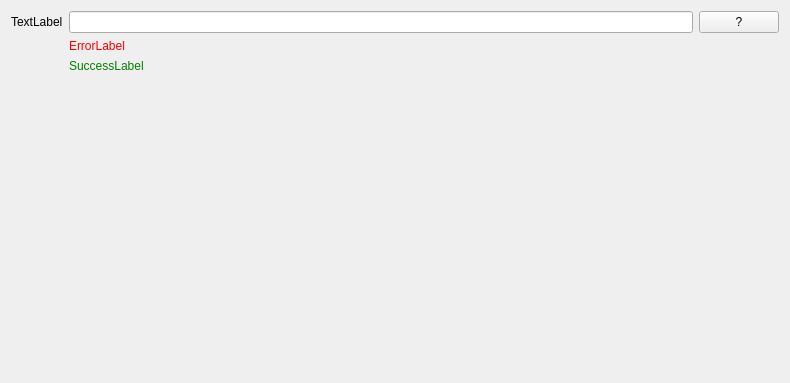
<?xml version="1.0" encoding="UTF-8"?>
<ui version="4.0">
 <class>Form</class>
 <widget class="QWidget" name="Form">
  <property name="geometry">
   <rect>
    <x>0</x>
    <y>0</y>
    <width>790</width>
    <height>383</height>
   </rect>
  </property>
  <property name="windowTitle">
   <string>Form</string>
  </property>
  <layout class="QFormLayout" name="formLayout">
   <item row="2" column="0">
    <widget class="QLabel" name="lfbTextFieldLabel">
     <property name="text">
      <string>TextLabel</string>
     </property>
    </widget>
   </item>
   <item row="3" column="1">
    <widget class="QLabel" name="lfbTextFieldError">
     <property name="styleSheet">
      <string notr="true">color: red;</string>
     </property>
     <property name="text">
      <string>ErrorLabel</string>
     </property>
    </widget>
   </item>
   <item row="4" column="1">
    <widget class="QLabel" name="lfbTextFieldSuccess">
     <property name="styleSheet">
      <string notr="true">color: green;</string>
     </property>
     <property name="text">
      <string>SuccessLabel</string>
     </property>
    </widget>
   </item>
   <item row="2" column="1">
    <layout class="QHBoxLayout" name="horizontalLayout">
     <item>
      <widget class="QLineEdit" name="lfbTextField"/>
     </item>
     <item>
      <widget class="QPushButton" name="pushButton">
       <property name="text">
        <string>?</string>
       </property>
      </widget>
     </item>
    </layout>
   </item>
  </layout>
 </widget>
 <resources/>
 <connections/>
</ui>
